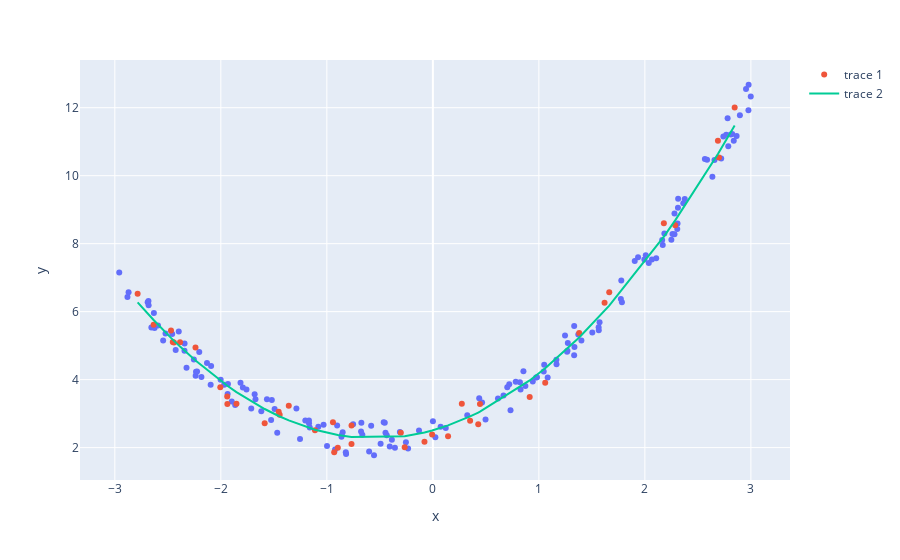

Write notebook code for a chart like this one.
### Code cell
fig = px.scatter(x=xTrain.ravel(), y= yTrain.ravel())
fig.add_traces(go.Scatter(x= xTest.ravel(), y= yTest.ravel(), mode="markers"))
fig.add_traces(go.Scatter(x= np.sort(xTest.ravel()), y=yPred.ravel(), mode="lines"))
fig.show()

### Figure 1 — Plotly figure (JSON) as saved in the notebook; plotly's stock layout.template omitted (floating-point values rounded to 4 significant figures; data arrays with more than 128 entries replaced by an {"elided": "..."} marker saying what was removed)
{"data": [{"hovertemplate": "x=%{x}<br>y=%{y}<extra></extra>", "legendgroup": "", "marker": {"color": "#636efa", "symbol": "circle"}, "mode": "markers", "name": "", "orientation": "v", "showlegend": false, "type": "scatter", "x": {"elided": "160 float values"}, "xaxis": "x", "y": {"elided": "160 float values"}, "yaxis": "y"}, {"mode": "markers", "type": "scatter", "x": [-2.47, -0.07901, 1.62, -1.938, 1.381, -0.9423, 0.4281, -1.853, -0.8964, 2.286, -1.112, 0.4444, 2.179, -1.445, 2.699, -2.443, 0.9135, -0.302, -0.2657, -1.94, 1.664, -0.7674, -2.239, 0.2732, 2.689, -0.7672, -2.634, 1.06, 2.847, -1.586, -1.454, 0.3513, -2.453, -0.9306, -2.005, -1.359, -2.785, -2.385, 0.1434, -0.006979], "y": [5.444, 2.174, 6.261, 3.285, 5.369, 2.748, 2.688, 3.287, 1.995, 8.543, 2.512, 3.28, 8.603, 2.965, 10.53, 5.093, 3.492, 2.433, 2.007, 3.507, 6.57, 2.105, 4.946, 3.293, 11.03, 2.65, 5.616, 3.908, 12.01, 2.715, 3.057, 2.788, 5.105, 1.862, 3.779, 3.229, 6.524, 5.097, 2.333, 2.385]}, {"mode": "lines", "type": "scatter", "x": [-2.785, -2.634, -2.47, -2.453, -2.443, -2.385, -2.239, -2.005, -1.94, -1.938, -1.853, -1.586, -1.454, -1.445, -1.359, -1.112, -0.9423, -0.9306, -0.8964, -0.7674, -0.7672, -0.302, -0.2657, -0.07901, -0.006979, 0.1434, 0.2732, 0.3513, 0.4281, 0.4444, 0.9135, 1.06, 1.381, 1.62, 1.664, 2.179, 2.286, 2.689, 2.699, 2.847], "y": [6.275, 5.753, 5.228, 5.177, 5.144, 4.971, 4.56, 3.971, 3.823, 3.82, 3.635, 3.136, 2.93, 2.917, 2.799, 2.527, 2.397, 2.39, 2.37, 2.311, 2.311, 2.32, 2.335, 2.447, 2.505, 2.653, 2.809, 2.917, 3.032, 3.057, 3.976, 4.335, 5.241, 6.024, 6.177, 8.21, 8.685, 10.64, 10.69, 11.48]}], "layout": {"legend": {"tracegroupgap": 0}, "margin": {"t": 60}, "xaxis": {"anchor": "y", "domain": [0, 1], "title": {"text": "x"}}, "yaxis": {"anchor": "x", "domain": [0, 1], "title": {"text": "y"}}}}
